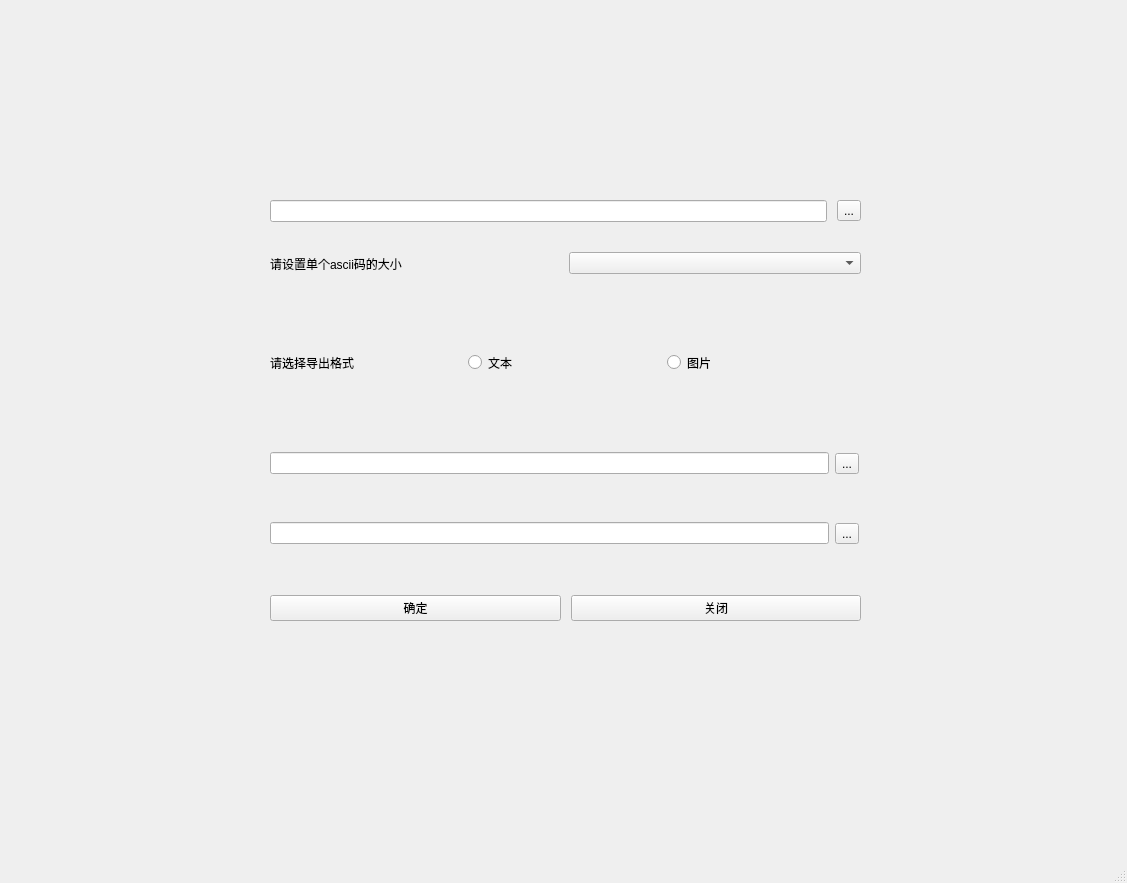
<?xml version="1.0" encoding="UTF-8"?>
<ui version="4.0">
 <class>MainWindow</class>
 <widget class="QMainWindow" name="MainWindow">
  <property name="geometry">
   <rect>
    <x>0</x>
    <y>0</y>
    <width>1127</width>
    <height>883</height>
   </rect>
  </property>
  <property name="windowTitle">
   <string>MainWindow</string>
  </property>
  <widget class="QWidget" name="centralwidget">
   <widget class="QWidget" name="verticalLayoutWidget">
    <property name="geometry">
     <rect>
      <x>270</x>
      <y>200</y>
      <width>591</width>
      <height>421</height>
     </rect>
    </property>
    <layout class="QVBoxLayout" name="verticalLayout">
     <property name="spacing">
      <number>10</number>
     </property>
     <property name="sizeConstraint">
      <enum>QLayout::SetDefaultConstraint</enum>
     </property>
     <item>
      <layout class="QHBoxLayout" name="horizontalLayout_3">
       <item>
        <widget class="QLineEdit" name="src_picture_path_show"/>
       </item>
       <item>
        <widget class="QToolButton" name="src_picture_selector">
         <property name="text">
          <string>...</string>
         </property>
        </widget>
       </item>
      </layout>
     </item>
     <item>
      <widget class="QStackedWidget" name="stackedWidget">
       <widget class="QWidget" name="page">
        <widget class="QWidget" name="horizontalLayoutWidget_4">
         <property name="geometry">
          <rect>
           <x>0</x>
           <y>20</y>
           <width>591</width>
           <height>23</height>
          </rect>
         </property>
         <layout class="QHBoxLayout" name="horizontalLayout_4">
          <item>
           <widget class="QLabel" name="label_3">
            <property name="text">
             <string>请设置单个ascii码的大小</string>
            </property>
           </widget>
          </item>
          <item>
           <widget class="QComboBox" name="block_size_selector"/>
          </item>
         </layout>
        </widget>
        <widget class="QWidget" name="horizontalLayoutWidget_5">
         <property name="geometry">
          <rect>
           <x>0</x>
           <y>120</y>
           <width>589</width>
           <height>21</height>
          </rect>
         </property>
         <layout class="QHBoxLayout" name="horizontalLayout_5">
          <item>
           <widget class="QLabel" name="label_4">
            <property name="text">
             <string>请选择导出格式</string>
            </property>
           </widget>
          </item>
          <item>
           <widget class="QRadioButton" name="txt_selected">
            <property name="text">
             <string>文本</string>
            </property>
           </widget>
          </item>
          <item>
           <widget class="QRadioButton" name="picture_selected">
            <property name="text">
             <string>图片</string>
            </property>
           </widget>
          </item>
         </layout>
        </widget>
        <widget class="QWidget" name="horizontalLayoutWidget">
         <property name="geometry">
          <rect>
           <x>0</x>
           <y>220</y>
           <width>589</width>
           <height>23</height>
          </rect>
         </property>
         <layout class="QHBoxLayout" name="horizontalLayout">
          <item>
           <widget class="QLineEdit" name="dst_picture_path_show"/>
          </item>
          <item>
           <widget class="QToolButton" name="dst_picture_selector">
            <property name="text">
             <string>...</string>
            </property>
           </widget>
          </item>
         </layout>
        </widget>
        <widget class="QWidget" name="horizontalLayoutWidget_2">
         <property name="geometry">
          <rect>
           <x>0</x>
           <y>290</y>
           <width>589</width>
           <height>23</height>
          </rect>
         </property>
         <layout class="QHBoxLayout" name="horizontalLayout_2">
          <item>
           <widget class="QLineEdit" name="dst_txt_path_show"/>
          </item>
          <item>
           <widget class="QToolButton" name="dst_txt_selector">
            <property name="text">
             <string>...</string>
            </property>
           </widget>
          </item>
         </layout>
        </widget>
       </widget>
       <widget class="QWidget" name="page_2"/>
      </widget>
     </item>
     <item>
      <layout class="QHBoxLayout" name="horizontalLayout_6">
       <item>
        <widget class="QPushButton" name="start_button">
         <property name="text">
          <string>确定</string>
         </property>
        </widget>
       </item>
       <item>
        <widget class="QPushButton" name="end_button">
         <property name="text">
          <string>关闭</string>
         </property>
        </widget>
       </item>
      </layout>
     </item>
    </layout>
   </widget>
  </widget>
  <widget class="QMenuBar" name="menubar">
   <property name="geometry">
    <rect>
     <x>0</x>
     <y>0</y>
     <width>1127</width>
     <height>26</height>
    </rect>
   </property>
  </widget>
  <widget class="QStatusBar" name="statusbar"/>
 </widget>
 <resources/>
 <connections/>
</ui>
